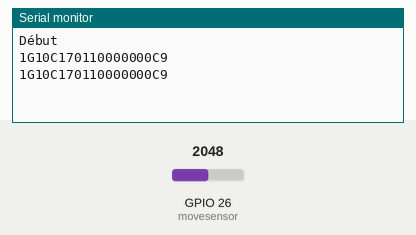
Simulated run of this sketch. Board: ESP32. Shown: the last lines printed to the serial monitor. The inputs (shaded band) are chosen by the test bench; at power-on: GPIO 26 (movesensor) = 2048.

Above: at 2.9 s.
3.0 s: GPIO 26 (movesensor) set to 491
At 5.4 s:
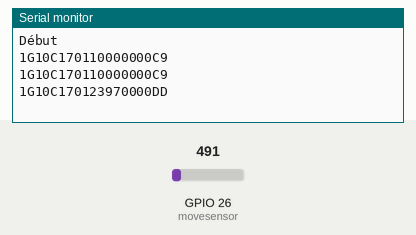
7.6 s: GPIO 26 (movesensor) set to 2047
At 8.5 s:
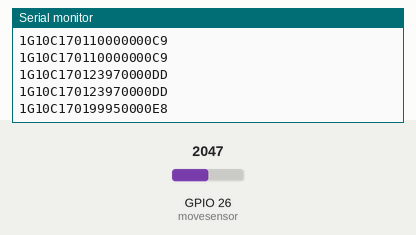
11.6 s: GPIO 26 (movesensor) set to 216
At 12.7 s:
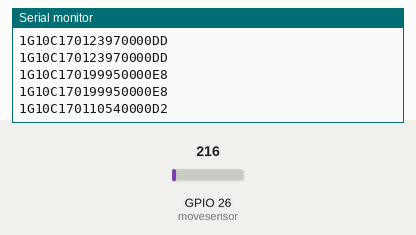
15.6 s: GPIO 26 (movesensor) set to 296
At 17.0 s:
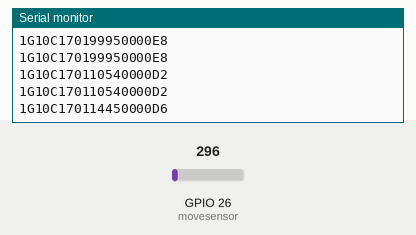

The sketch:

sketch_jun12a.ino
```cpp
#define movesensor 26

unsigned int movevalconv;

unsigned int moveval;

unsigned long printdelay=120000;

unsigned long currenttime=0;

unsigned long nextprinttime=6000;

void setup() {
  // put your setup code here, to run once:

  pinMode(movesensor, INPUT);
  currenttime=micros();
  nextprinttime=currenttime+printdelay;

  Serial.begin(9600);
  Serial.println("Début");
  Serial1.begin(9600);
}

void loop() {
  // put your main code here, to run repeatedly:
  currenttime=micros();


  if(nextprinttime<currenttime){
    moveval=(int) (analogRead(movesensor));
  movevalconv = ((moveval * 5.0) / 1024.0)*1000;
    char strtempval[4];
    sprintf(strtempval, "%i" , movevalconv);
    char string[] = "\n1G10C170100000000";
    int j=0;
    for(int i=10; i<14; i++){
      string[i]=strtempval[j];
      j++;
    }
    //strcat(string, strtempval);
         //Serial.println("COUCOU3");

    //strcat(string, "0000");
        // Serial.println("COUCOU4");

    char strB[strlen(string)+2];
    for(int i = 0; i<strlen(string); i++){
      strB[i] = string[i];
    }
    char strH[strlen(string)*2] = {0};
    stringToHex(string, strH);
    computeChecksum(strB, string);
    Serial.println(string);
    Serial1.println(string);

    int currt = currenttime;

    while(currenttime<(currt + 2000000)){
      currenttime = micros();
    }

  }

}


void stringToHex(char str[], char strH[]){
  int i, j;
  for(i=0,j=0;i<strlen(str);i++,j+=2)
    {
        sprintf((char*)strH+j,"%02X",str[i]);
    }
    strH[j]='\0'; /*adding NULL in the end*/
}

int computeChecksum(char str[], char strb[]){
  int cchk = 0;

  for(int i = 0; i<strlen(str); i++){
    cchk += str[i];
  }
  cchk = cchk - 10;
  while(cchk>=256){
      cchk = cchk%256;
  }

  if(cchk<=15){
    strcat(strb, "0");
    char strchk[1];
    sprintf(strchk, "%X\n", cchk);
    strcat(strb,strchk);
  }else{
    char strchk[2];
    sprintf(strchk, "%X\n", cchk);
    strcat(strb,strchk);
  }

}
```

Measured:
- after the input at 3.0 s, the serial monitor: prints a new line after 1.1 s (image 1)
- after the input at 7.6 s, the serial monitor: prints a new line after 0.52 s (image 2)
- after the input at 11.6 s, the serial monitor: prints a new line after 0.52 s (image 3)
- after the input at 15.6 s, the serial monitor: prints a new line after 0.52 s (image 4)
